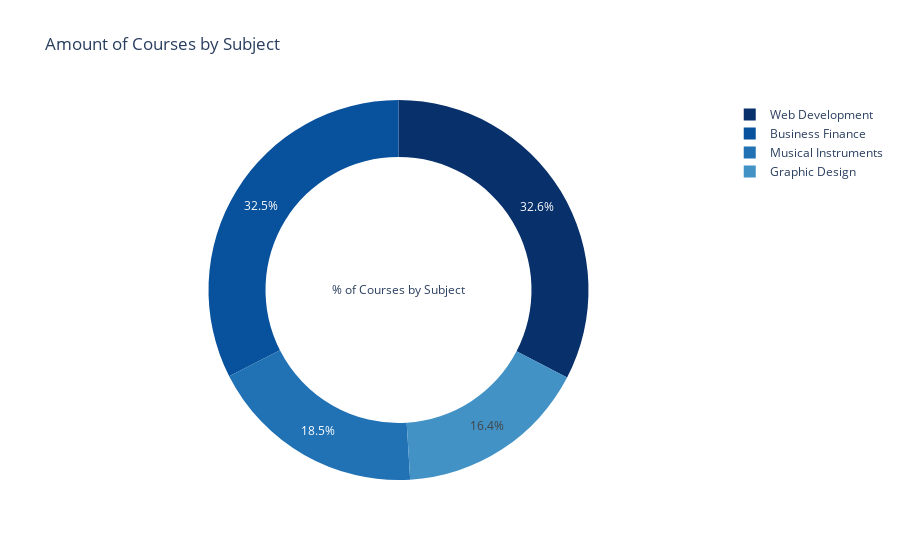

Notebook source saved alongside this figure:
### Code cell
#Percentage of topics in udemy

temp_df = pd.DataFrame(udemy_data['subject'].value_counts()).reset_index()



fig = go.Figure(data=[go.Pie(labels=temp_df['index'],
                             values=temp_df['subject'],
                             hole=.7,
                             title = '% of Courses by Subject',
                             marker_colors = px.colors.sequential.Blues_r,
                            )
                     
                     ])
fig.update_layout(title='Amount of Courses by Subject')
fig.show()

### Figure 1 — Plotly figure (JSON) as saved in the notebook; plotly's stock layout.template omitted (floating-point values rounded to 4 significant figures)
{"data": [{"hole": 0.7, "labels": ["Web Development", "Business Finance", "Musical Instruments", "Graphic Design"], "marker": {"colors": ["rgb(8,48,107)", "rgb(8,81,156)", "rgb(33,113,181)", "rgb(66,146,198)", "rgb(107,174,214)", "rgb(158,202,225)", "rgb(198,219,239)", "rgb(222,235,247)", "rgb(247,251,255)"]}, "title": {"text": "% of Courses by Subject"}, "type": "pie", "values": [1200, 1195, 680, 603]}], "layout": {"title": {"text": "Amount of Courses by Subject"}}}
